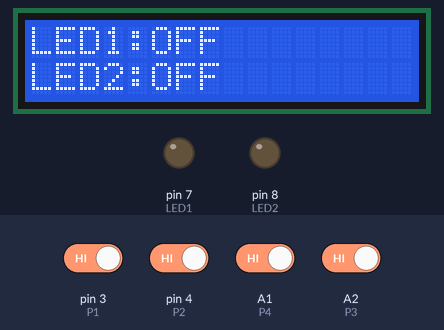
This sketch was run on a simulated Arduino Uno, built with avr-gcc and run on an emulated ATmega328P. Parts: 16×2 character LCD, output pins drawn as LEDs (lit = HIGH). The test bench sets the inputs (shaded band); at power-on: A1 (P4), A2 (P3), pin 3 (P1), pin 4 (P2) HIGH.

Above: at 1.2 s.
1.3 s: pin 3 (P1) driven LOW
At 2.5 s:
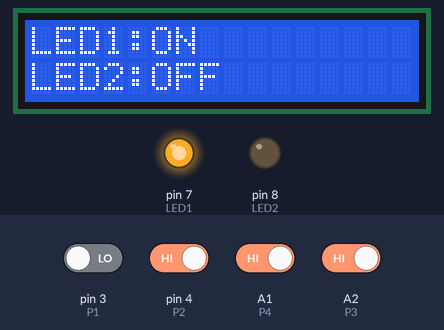
2.8 s: A2 (P3) driven LOW
At 3.8 s:
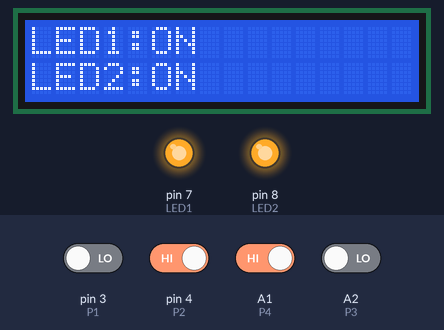
4.3 s: pin 4 (P2) driven LOW
At 5.5 s:
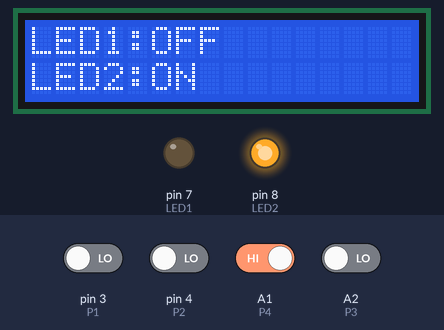
5.8 s: pin 4 (P2) driven HIGH
At 7.0 s:
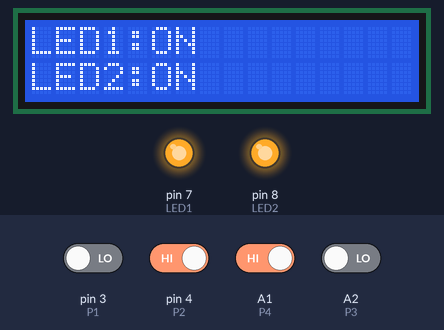
7.3 s: A1 (P4) driven LOW
At 7.7 s:
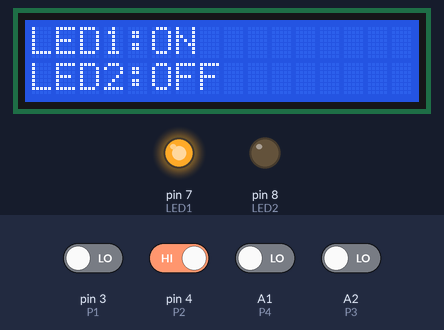
8.8 s: A1 (P4) driven HIGH
At 9.3 s:
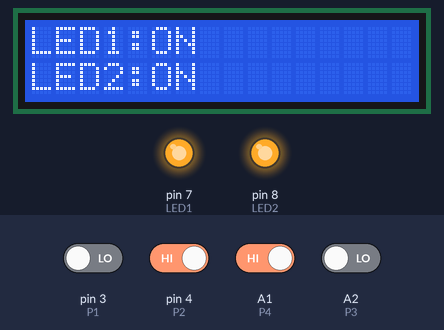
Timing chart, 0 to 11.3 s (numbered marks = the images above; inputs shaded):
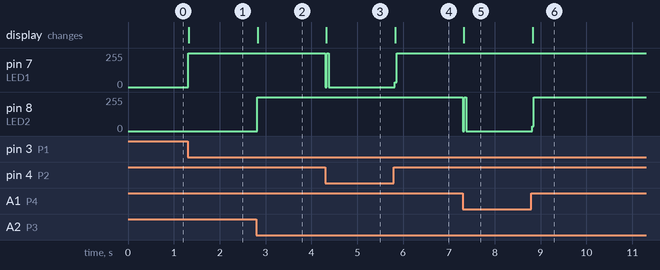

Measured:
- after the input at 1.3 s, pin 7 (LED1): 0/255 → 255/255 at once; the display: changes at once (image 1)
- after the input at 2.8 s, pin 8 (LED2): 0/255 → 255/255 at once; the display: changes at once (image 2)
- after the input at 4.3 s, pin 7 (LED1): 255/255 → 0/255 at once; the display: changes at once (image 3)
- after the input at 5.8 s, pin 7 (LED1): 0/255 → 255/255 at once; the display: changes at once (image 4)
- after the input at 7.3 s, pin 8 (LED2): 255/255 → 0/255 at once; the display: changes at once (image 5)
- after the input at 8.8 s, pin 8 (LED2): 0/255 → 255/255 at once; the display: changes at once (image 6)

The sketch:

LED_ON_on_BTN_press.ino
```cpp
#include <Arduino.h>
#include <Wire.h>
#include <LiquidCrystal_PCF8574.h>
#define P1 3
#define P2 4
#define P3 A2
#define P4 A1

#define LED1 7
#define LED2 8
String LED1status = "OFF";
String LED2status = "OFF";

LiquidCrystal_PCF8574 lcd(0x27);

void setup()
{
  	lcd.begin(16, 2);
	  pinMode(P1, INPUT);
  	pinMode(P2, INPUT);
  	pinMode(P3, INPUT);
  	pinMode(P4, INPUT);

  	pinMode(LED1, OUTPUT);
  	pinMode(LED2, OUTPUT);
    lcd.setBacklight(10);
    lcd.home();
    lcd.clear();
}

void loop()
{
  if(digitalRead(P1) == LOW){
    digitalWrite(LED1, 1);
    LED1status = "ON ";
  }
  if(digitalRead(P2) == LOW){
    digitalWrite(LED1, 0);
    LED1status = "OFF";
  }

  if(digitalRead(P3) == LOW){
    digitalWrite(LED2, 1);
    LED2status = "ON ";
  }
  if(digitalRead(P4) == LOW){
    digitalWrite(LED2, 0);
    LED2status = "OFF";
  }

  lcd.setCursor(0,0);
  lcd.print("LED1:" + LED1status);
  lcd.setCursor(0,1);
  lcd.print("LED2:" + LED2status);
}
```
